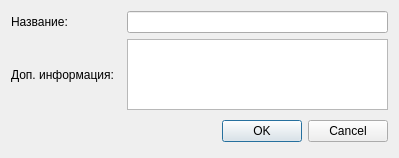
<?xml version="1.0" encoding="UTF-8"?>
<ui version="4.0">
 <class>Dialog</class>
 <widget class="QDialog" name="Dialog">
  <property name="geometry">
   <rect>
    <x>0</x>
    <y>0</y>
    <width>399</width>
    <height>158</height>
   </rect>
  </property>
  <property name="windowTitle">
   <string>Добавить прочее оборудование</string>
  </property>
  <property name="modal">
   <bool>true</bool>
  </property>
  <layout class="QVBoxLayout" name="verticalLayout">
   <item>
    <layout class="QHBoxLayout" name="horizontalLayout">
     <item>
      <widget class="QLabel" name="label">
       <property name="minimumSize">
        <size>
         <width>110</width>
         <height>0</height>
        </size>
       </property>
       <property name="text">
        <string>Название:</string>
       </property>
      </widget>
     </item>
     <item>
      <widget class="QLineEdit" name="lineEdit"/>
     </item>
    </layout>
   </item>
   <item>
    <layout class="QHBoxLayout" name="horizontalLayout_2">
     <item>
      <widget class="QLabel" name="label_2">
       <property name="minimumSize">
        <size>
         <width>110</width>
         <height>0</height>
        </size>
       </property>
       <property name="text">
        <string>Доп. информация:</string>
       </property>
      </widget>
     </item>
     <item>
      <widget class="QTextEdit" name="textEdit">
       <property name="sizePolicy">
        <sizepolicy hsizetype="Expanding" vsizetype="Expanding">
         <horstretch>0</horstretch>
         <verstretch>0</verstretch>
        </sizepolicy>
       </property>
       <property name="maximumSize">
        <size>
         <width>16777215</width>
         <height>250</height>
        </size>
       </property>
       <property name="baseSize">
        <size>
         <width>0</width>
         <height>0</height>
        </size>
       </property>
      </widget>
     </item>
    </layout>
   </item>
   <item>
    <layout class="QHBoxLayout">
     <property name="spacing">
      <number>6</number>
     </property>
     <property name="margin" stdset="0">
      <number>0</number>
     </property>
     <item>
      <spacer>
       <property name="orientation">
        <enum>Qt::Horizontal</enum>
       </property>
       <property name="sizeHint" stdset="0">
        <size>
         <width>131</width>
         <height>31</height>
        </size>
       </property>
      </spacer>
     </item>
     <item>
      <widget class="QPushButton" name="okButton">
       <property name="text">
        <string>OK</string>
       </property>
      </widget>
     </item>
     <item>
      <widget class="QPushButton" name="cancelButton">
       <property name="text">
        <string>Cancel</string>
       </property>
      </widget>
     </item>
    </layout>
   </item>
  </layout>
 </widget>
 <resources/>
 <connections>
  <connection>
   <sender>okButton</sender>
   <signal>clicked()</signal>
   <receiver>Dialog</receiver>
   <slot>accept()</slot>
   <hints>
    <hint type="sourcelabel">
     <x>278</x>
     <y>253</y>
    </hint>
    <hint type="destinationlabel">
     <x>96</x>
     <y>254</y>
    </hint>
   </hints>
  </connection>
  <connection>
   <sender>cancelButton</sender>
   <signal>clicked()</signal>
   <receiver>Dialog</receiver>
   <slot>reject()</slot>
   <hints>
    <hint type="sourcelabel">
     <x>369</x>
     <y>253</y>
    </hint>
    <hint type="destinationlabel">
     <x>179</x>
     <y>282</y>
    </hint>
   </hints>
  </connection>
 </connections>
</ui>
